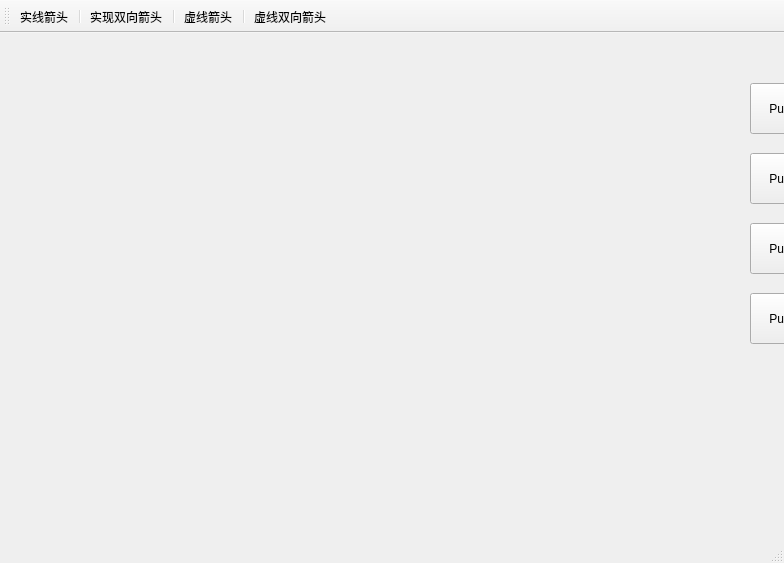
<?xml version="1.0" encoding="UTF-8"?>
<ui version="4.0">
 <class>MainWindow</class>
 <widget class="QMainWindow" name="MainWindow">
  <property name="geometry">
   <rect>
    <x>0</x>
    <y>0</y>
    <width>784</width>
    <height>563</height>
   </rect>
  </property>
  <property name="windowTitle">
   <string>MainWindow</string>
  </property>
  <widget class="QWidget" name="centralwidget">
   <widget class="ShapeDrawer" name="widget" native="true">
    <property name="geometry">
     <rect>
      <x>40</x>
      <y>50</y>
      <width>681</width>
      <height>561</height>
     </rect>
    </property>
   </widget>
   <widget class="QPushButton" name="Clear">
    <property name="geometry">
     <rect>
      <x>750</x>
      <y>50</y>
      <width>101</width>
      <height>51</height>
     </rect>
    </property>
    <property name="text">
     <string>PushButton</string>
    </property>
   </widget>
   <widget class="QPushButton" name="Color">
    <property name="geometry">
     <rect>
      <x>750</x>
      <y>120</y>
      <width>101</width>
      <height>51</height>
     </rect>
    </property>
    <property name="text">
     <string>PushButton</string>
    </property>
   </widget>
   <widget class="QPushButton" name="CreatePoly">
    <property name="geometry">
     <rect>
      <x>750</x>
      <y>190</y>
      <width>101</width>
      <height>51</height>
     </rect>
    </property>
    <property name="text">
     <string>PushButton</string>
    </property>
   </widget>
   <widget class="QPushButton" name="CreateCir">
    <property name="geometry">
     <rect>
      <x>750</x>
      <y>260</y>
      <width>101</width>
      <height>51</height>
     </rect>
    </property>
    <property name="text">
     <string>PushButton</string>
    </property>
   </widget>
  </widget>
  <widget class="QMenuBar" name="menubar">
   <property name="geometry">
    <rect>
     <x>0</x>
     <y>0</y>
     <width>784</width>
     <height>18</height>
    </rect>
   </property>
  </widget>
  <widget class="QStatusBar" name="statusbar"/>
  <widget class="QToolBar" name="toolBar">
   <property name="windowTitle">
    <string>toolBar</string>
   </property>
   <property name="movable">
    <bool>true</bool>
   </property>
   <property name="iconSize">
    <size>
     <width>20</width>
     <height>20</height>
    </size>
   </property>
   <attribute name="toolBarArea">
    <enum>TopToolBarArea</enum>
   </attribute>
   <attribute name="toolBarBreak">
    <bool>false</bool>
   </attribute>
   <addaction name="SolidArrow"/>
   <addaction name="separator"/>
   <addaction name="Solid2Arrow"/>
   <addaction name="separator"/>
   <addaction name="DashedArrow"/>
   <addaction name="separator"/>
   <addaction name="Dashed2Arrow"/>
  </widget>
  <action name="SolidArrow">
   <property name="icon">
    <iconset resource="resource.qrc">
     <normaloff>:/resource/images/solidarrow.jpg</normaloff>:/resource/images/solidarrow.jpg</iconset>
   </property>
   <property name="text">
    <string>实线箭头</string>
   </property>
   <property name="toolTip">
    <string>&lt;html&gt;&lt;head/&gt;&lt;body&gt;&lt;p&gt;绘制实线单向箭头&lt;/p&gt;&lt;/body&gt;&lt;/html&gt;</string>
   </property>
   <property name="menuRole">
    <enum>QAction::MenuRole::NoRole</enum>
   </property>
  </action>
  <action name="Dashed2Arrow">
   <property name="icon">
    <iconset resource="resource.qrc">
     <normaloff>:/resource/images/dashed2arrow.jpg</normaloff>:/resource/images/dashed2arrow.jpg</iconset>
   </property>
   <property name="text">
    <string>虚线双向箭头</string>
   </property>
   <property name="toolTip">
    <string>&lt;html&gt;&lt;head/&gt;&lt;body&gt;&lt;p&gt;绘制虚线双向箭头&lt;/p&gt;&lt;/body&gt;&lt;/html&gt;</string>
   </property>
   <property name="menuRole">
    <enum>QAction::MenuRole::NoRole</enum>
   </property>
  </action>
  <action name="Solid2Arrow">
   <property name="icon">
    <iconset resource="resource.qrc">
     <normaloff>:/resource/images/solid2arrow.jpg</normaloff>:/resource/images/solid2arrow.jpg</iconset>
   </property>
   <property name="text">
    <string>实现双向箭头</string>
   </property>
   <property name="toolTip">
    <string>&lt;html&gt;&lt;head/&gt;&lt;body&gt;&lt;p&gt;绘制实现双向箭头&lt;/p&gt;&lt;/body&gt;&lt;/html&gt;</string>
   </property>
   <property name="menuRole">
    <enum>QAction::MenuRole::NoRole</enum>
   </property>
  </action>
  <action name="DashedArrow">
   <property name="icon">
    <iconset resource="resource.qrc">
     <normaloff>:/resource/images/dashedarrow.jpg</normaloff>:/resource/images/dashedarrow.jpg</iconset>
   </property>
   <property name="text">
    <string>虚线箭头</string>
   </property>
   <property name="toolTip">
    <string>&lt;html&gt;&lt;head/&gt;&lt;body&gt;&lt;p&gt;绘制虚线单向箭头&lt;/p&gt;&lt;/body&gt;&lt;/html&gt;</string>
   </property>
   <property name="menuRole">
    <enum>QAction::MenuRole::NoRole</enum>
   </property>
  </action>
 </widget>
 <customwidgets>
  <customwidget>
   <class>ShapeDrawer</class>
   <extends>QWidget</extends>
   <header>shapedrawer.h</header>
   <container>1</container>
  </customwidget>
 </customwidgets>
 <resources>
  <include location="resource.qrc"/>
 </resources>
 <connections/>
</ui>
